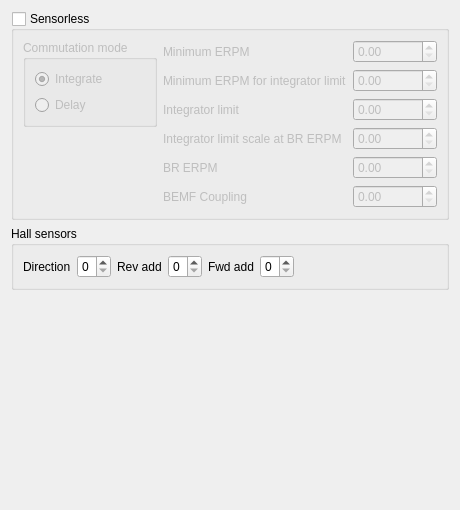
            <widget class="QWidget" name="tab_13">
             <attribute name="title">
              <string>Sensor(less)</string>
             </attribute>
             <layout class="QVBoxLayout" name="verticalLayout_27">
              <item>
               <widget class="QGroupBox" name="mcconfSlBox">
                <property name="sizePolicy">
                 <sizepolicy hsizetype="Preferred" vsizetype="Fixed">
                  <horstretch>0</horstretch>
                  <verstretch>0</verstretch>
                 </sizepolicy>
                </property>
                <property name="title">
                 <string>Sensorless</string>
                </property>
                <property name="checkable">
                 <bool>true</bool>
                </property>
                <property name="checked">
                 <bool>false</bool>
                </property>
                <layout class="QHBoxLayout" name="horizontalLayout_21">
                 <item>
                  <layout class="QVBoxLayout" name="verticalLayout_23">
                   <item>
                    <widget class="QGroupBox" name="groupBox_16">
                     <property name="title">
                      <string>Commutation mode</string>
                     </property>
                     <property name="checkable">
                      <bool>false</bool>
                     </property>
                     <layout class="QVBoxLayout" name="verticalLayout_30">
                      <item>
                       <widget class="QRadioButton" name="mcconfCommIntButton">
                        <property name="text">
                         <string>Integrate</string>
                        </property>
                        <property name="checked">
                         <bool>true</bool>
                        </property>
                       </widget>
                      </item>
                      <item>
                       <widget class="QRadioButton" name="mcconfCommDelayButton">
                        <property name="text">
                         <string>Delay</string>
                        </property>
                       </widget>
                      </item>
                     </layout>
                    </widget>
                   </item>
                   <item>
                    <spacer name="verticalSpacer_9">
                     <property name="orientation">
                      <enum>Qt::Vertical</enum>
                     </property>
                     <property name="sizeHint" stdset="0">
                      <size>
                       <width>20</width>
                       <height>40</height>
                      </size>
                     </property>
                    </spacer>
                   </item>
                  </layout>
                 </item>
                 <item>
                  <layout class="QGridLayout" name="gridLayout_12">
                   <item row="4" column="1">
                    <widget class="QDoubleSpinBox" name="mcconfSlBrErpmBox">
                     <property name="maximum">
                      <double>200000.000000000000000</double>
                     </property>
                     <property name="singleStep">
                      <double>100.000000000000000</double>
                     </property>
                    </widget>
                   </item>
                   <item row="0" column="1">
                    <widget class="QDoubleSpinBox" name="mcconfSlMinErpmBox">
                     <property name="maximum">
                      <double>100000.000000000000000</double>
                     </property>
                     <property name="singleStep">
                      <double>10.000000000000000</double>
                     </property>
                    </widget>
                   </item>
                   <item row="0" column="0">
                    <widget class="QLabel" name="label_26">
                     <property name="toolTip">
                      <string>Important for startup</string>
                     </property>
                     <property name="text">
                      <string>Minimum ERPM</string>
                     </property>
                    </widget>
                   </item>
                   <item row="5" column="0">
                    <widget class="QLabel" name="label_41">
                     <property name="toolTip">
                      <string>Important. There is a command in the terminal that can be used to estimate this parameter.</string>
                     </property>
                     <property name="text">
                      <string>BEMF Coupling</string>
                     </property>
                    </widget>
                   </item>
                   <item row="2" column="0">
                    <widget class="QLabel" name="label_28">
                     <property name="toolTip">
                      <string>Important. There is a command in the terminal that can be used to estimate this parameter.</string>
                     </property>
                     <property name="text">
                      <string>Integrator limit</string>
                     </property>
                    </widget>
                   </item>
                   <item row="1" column="0">
                    <widget class="QLabel" name="label_27">
                     <property name="toolTip">
                      <string>Important for startup</string>
                     </property>
                     <property name="text">
                      <string>Minimum ERPM for integrator limit</string>
                     </property>
                    </widget>
                   </item>
                   <item row="1" column="1">
                    <widget class="QDoubleSpinBox" name="mcconfSlMinErpmIlBox">
                     <property name="maximum">
                      <double>10000.000000000000000</double>
                     </property>
                     <property name="singleStep">
                      <double>10.000000000000000</double>
                     </property>
                    </widget>
                   </item>
                   <item row="2" column="1">
                    <widget class="QDoubleSpinBox" name="mcconfSlIntLimBox">
                     <property name="maximum">
                      <double>10000.000000000000000</double>
                     </property>
                     <property name="singleStep">
                      <double>10.000000000000000</double>
                     </property>
                    </widget>
                   </item>
                   <item row="3" column="0">
                    <widget class="QLabel" name="label_29">
                     <property name="toolTip">
                      <string>For phase advance, not so important</string>
                     </property>
                     <property name="text">
                      <string>Integrator limit scale at BR ERPM</string>
                     </property>
                    </widget>
                   </item>
                   <item row="5" column="1">
                    <widget class="QDoubleSpinBox" name="mcconfSlBemfKBox">
                     <property name="maximum">
                      <double>5000.000000000000000</double>
                     </property>
                     <property name="singleStep">
                      <double>10.000000000000000</double>
                     </property>
                    </widget>
                   </item>
                   <item row="3" column="1">
                    <widget class="QDoubleSpinBox" name="mcconfSlIntLimScaleBrBox">
                     <property name="maximum">
                      <double>1.000000000000000</double>
                     </property>
                     <property name="singleStep">
                      <double>0.100000000000000</double>
                     </property>
                    </widget>
                   </item>
                   <item row="4" column="0">
                    <widget class="QLabel" name="label_30">
                     <property name="toolTip">
                      <string>For phase advance, not so important</string>
                     </property>
                     <property name="text">
                      <string>BR ERPM</string>
                     </property>
                    </widget>
                   </item>
                  </layout>
                 </item>
                </layout>
               </widget>
              </item>
              <item>
               <widget class="QGroupBox" name="groupBox_12">
                <property name="title">
                 <string>Hall sensors</string>
                </property>
                <layout class="QVBoxLayout" name="verticalLayout_20">
                 <item>
                  <layout class="QHBoxLayout" name="horizontalLayout_22">
                   <item>
                    <widget class="QLabel" name="label_31">
                     <property name="text">
                      <string>Direction</string>
                     </property>
                    </widget>
                   </item>
                   <item>
                    <widget class="QSpinBox" name="mcconfHallDirBox">
                     <property name="maximum">
                      <number>1</number>
                     </property>
                    </widget>
                   </item>
                   <item>
                    <widget class="QLabel" name="label_32">
                     <property name="text">
                      <string>Rev add</string>
                     </property>
                    </widget>
                   </item>
                   <item>
                    <widget class="QSpinBox" name="mcconfHallRevAddBox">
                     <property name="maximum">
                      <number>5</number>
                     </property>
                    </widget>
                   </item>
                   <item>
                    <widget class="QLabel" name="label_33">
                     <property name="text">
                      <string>Fwd add</string>
                     </property>
                    </widget>
                   </item>
                   <item>
                    <widget class="QSpinBox" name="mcconfHallFwdAddBox">
                     <property name="maximum">
                      <number>5</number>
                     </property>
                    </widget>
                   </item>
                   <item>
                    <spacer name="horizontalSpacer_8">
                     <property name="orientation">
                      <enum>Qt::Horizontal</enum>
                     </property>
                     <property name="sizeHint" stdset="0">
                      <size>
                       <width>40</width>
                       <height>20</height>
                      </size>
                     </property>
                    </spacer>
                   </item>
                  </layout>
                 </item>
                </layout>
               </widget>
              </item>
              <item>
               <spacer name="verticalSpacer_7">
                <property name="orientation">
                 <enum>Qt::Vertical</enum>
                </property>
                <property name="sizeHint" stdset="0">
                 <size>
                  <width>20</width>
                  <height>209</height>
                 </size>
                </property>
               </spacer>
              </item>
             </layout>
            </widget>
